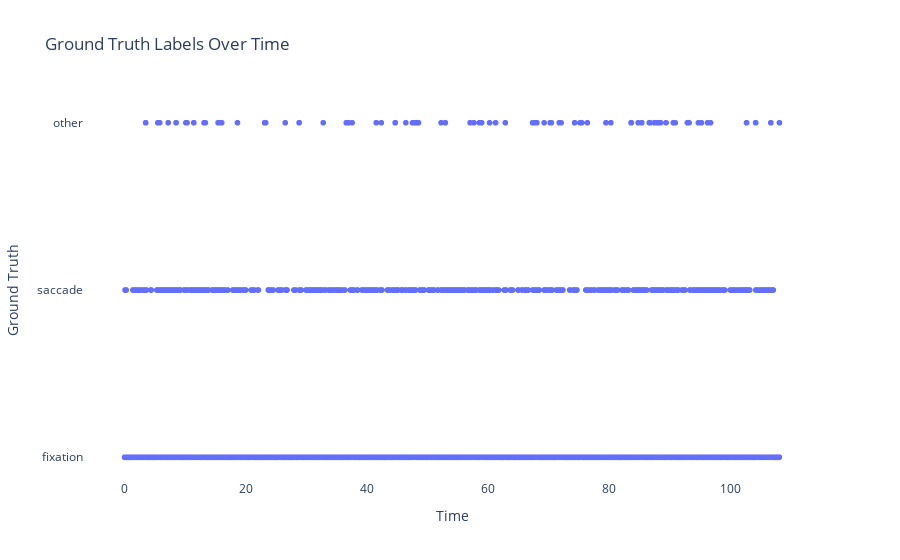

The notebook cell saved with this chart:
### Code cell
fig4 = px.scatter(
    df_time, x="Time", y="Ground Truth", title="Ground Truth Labels Over Time"
)
# Remove background color
fig4.update_layout(plot_bgcolor="white", paper_bgcolor="white")
fig4.show()

### Figure 1 — Plotly figure (JSON) as saved in the notebook; plotly's stock layout.template omitted (floating-point values rounded to 4 significant figures; data arrays with more than 128 entries replaced by an {"elided": "..."} marker saying what was removed)
{"data": [{"hovertemplate": "Time=%{x}<br>Ground Truth=%{y}<extra></extra>", "legendgroup": "", "marker": {"color": "#636efa", "symbol": "circle"}, "mode": "markers", "name": "", "showlegend": false, "type": "scattergl", "x": {"elided": "6485 float values"}, "xaxis": "x", "y": {"elided": "6485 str values"}, "yaxis": "y"}], "layout": {"legend": {"tracegroupgap": 0}, "paper_bgcolor": "white", "plot_bgcolor": "white", "title": {"text": "Ground Truth Labels Over Time"}, "xaxis": {"anchor": "y", "domain": [0, 1], "title": {"text": "Time"}}, "yaxis": {"anchor": "x", "domain": [0, 1], "title": {"text": "Ground Truth"}}}}
